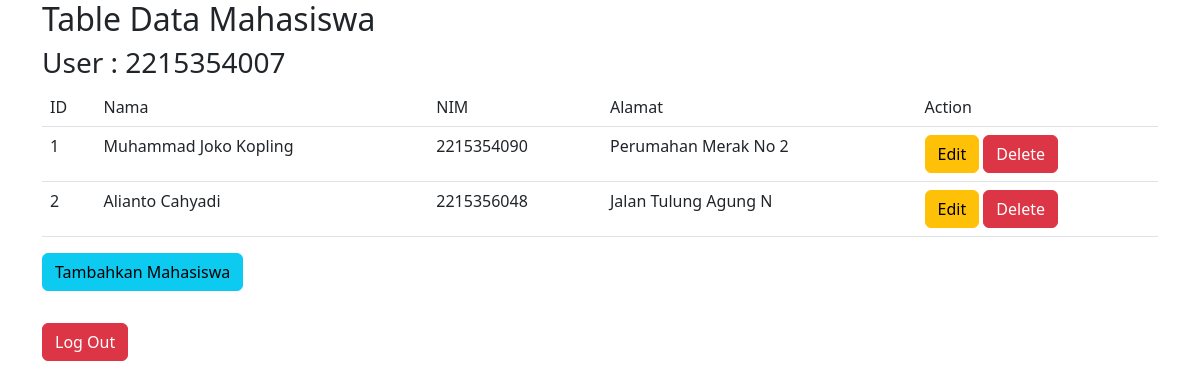
Screenshot of /table/dataMhs.php (signed in) with the database file from the repository.
### tables this page shows
CREATE TABLE `mahasiswamember` (
  `id` int(11) NOT NULL,
  `nama` varchar(50) NOT NULL,
  `nim` varchar(10) NOT NULL,
  `alamat` varchar(125) NOT NULL
);

### table/dataMhs.php (the view, shortened to what this page needs)
<html lang="en">
<head>
    <link href="https://cdn.jsdelivr.net/npm/bootstrap@5.3.0-alpha3/dist/css/bootstrap.min.css" rel="stylesheet">
</head>
<body>
<div class="container">
    <h2>Table Data Mahasiswa</h2>
    <h3>User : <?php echo $_SESSION['usertable'] ?></h3>
    <table class="table">
        <tr>
            <td>ID</td>
            <td>Nama</td>
            <td>NIM</td>
            <td>Alamat</td>
            <td>Action</td>
        </tr>
        <?php
        global $koneksi;
        $data = mysqli_query($koneksi, "SELECT * FROM mahasiswamember");
        while ($result = mysqli_fetch_array($data)){
        ?>
        <tr>
            <td><?php echo $result['id'] ?></td>
            <td><?php echo $result['nama'] ?></td>
            <td><?php echo $result['nim'] ?></td>
            <td><?php echo $result['alamat'] ?></td>
            <td><a type="button" class="btn btn-warning" href="../utils/editMhs.php?edit=<?php echo $result['id']; ?>">Edit</a>
                <a type="button" class="btn btn-danger" href="../action/deleteAction.php?delete=<?php echo $result['id']; ?>">Delete</a>
            </td>
        </tr>
        <?php
        }
        ?>
    </table>
    <form action="../utils/addMhs.php">
        <button type="submit" class="btn btn-info mb-3">Tambahkan Mahasiswa</button>
    </form>
    <form action="../action/logoutAction.php">
        <button type="submit" class="btn btn-danger mb-3">Log Out</button>
    </form>
</div>
</body>
</html>

### rows the page displays
mahasiswamember: id "1", nama "Muhammad Joko Kopling", nim "2215354090", alamat "Perumahan Merak No 2"
mahasiswamember: id "2", nama "Alianto Cahyadi", nim "2215356048", alamat "Jalan Tulung Agung N"

### other values shown
$_SESSION['usertable'] "2215354007"
